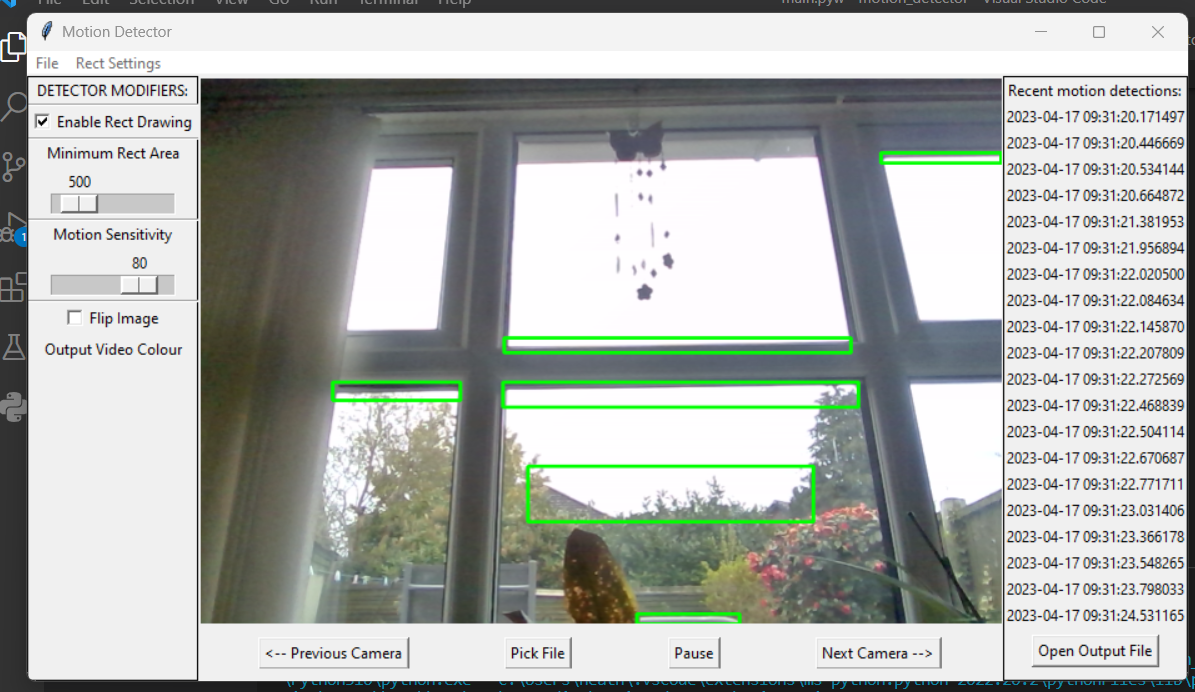
#> input picture Assets/Images/VersionImages/Version1.0.0.png, 1195 x 692 px
$ python -i controller.py   (imports and definitions only)
#> lines starting #> are read from the running program, lines starting #| are printed output that depends on the picture
# builtins
import datetime
from pathlib import Path
import time
import threading
import os
from tkinter import Tk
from tkinter import messagebox

# non builtins
# import playsound

try:
    import cv2
except ImportError:
    Tk().withdraw()
    messagebox.showerror(
        "Can't import cv2 module. Please install cv2 package. Program will exit"
    )

try:
    import numpy as np
except ImportError:
    Tk().withdraw()
    messagebox.showerror(
        "Can't import numpy module. Please install numpy package. Program will exit"
    )


# https://towardsdatascience.com/image-analysis-for-beginners-creating-a-motion-detector-with-opencv-4ca6faba4b42


class MotionDetector:
    def __init__(self):
        self.frame_count = 0
        self.prev_frame = None
        self.motion = []

    def motion_detector(
        self,
        frame,
        show_rect=True,
        contour_area=500,
        threshold=20,
        output="normal",
        color=(0, 255, 0),
    ):
        if output not in ["normal", "greyscale"]:
            return
        self.frame_count += 1
        # frame = np.array(frame)
        # frame = cv2.cvtColor(src=frame,code=cv2.COLOR_BGR2RGB)

        prepared_frame = cv2.cvtColor(frame, cv2.COLOR_BGR2GRAY)
        prepared_frame = cv2.GaussianBlur(src=prepared_frame, ksize=(5, 5), sigmaX=0)

        if self.prev_frame is None:
            self.prev_frame = prepared_frame
            return
        diff_frame = cv2.absdiff(src1=self.prev_frame, src2=prepared_frame)
        self.prev_frame = prepared_frame

        kernel = np.ones((5, 5))
        diff_frame = cv2.dilate(diff_frame, kernel, 1)

        thresh_frame = cv2.threshold(
            src=diff_frame, thresh=threshold, maxval=255, type=cv2.THRESH_BINARY
        )[1]

        contours, _ = cv2.findContours(
            image=thresh_frame,
            mode=cv2.RETR_EXTERNAL,
            method=cv2.CHAIN_APPROX_SIMPLE,
        )
        if output == "greyscale":
            frame = cv2.cvtColor(frame, cv2.COLOR_BGR2GRAY)
            # convert back to rgb so rect shown can be other colours
            frame = cv2.cvtColor(frame, cv2.COLOR_GRAY2RGB)
        else:
            frame = cv2.cvtColor(frame, cv2.COLOR_BGR2RGB)
        for contour in contours:
            if cv2.contourArea(contour) < int(contour_area):
                self.motion = []
                continue
            else:
                self.motion = str(
                    datetime.datetime.now().strftime("%d/%m/%Y, %H:%M:%S.%f")
                )[:-4]  # makes microseconds only 2 decimals
            if show_rect:
                # shows rect on camera
                (x, y, w, h) = cv2.boundingRect(contour)
                cv2.rectangle(
                    img=frame,
                    pt1=(x, y),
                    pt2=(x + w, y + h),
                    color=color,
                    thickness=2,
                )

        return frame


class Controller:
    # [105 lines left out: functions __init__, changed_source, create_camera, change_camera, check_camera_exists, detect_cameras, not called in this run]

    def get_webcam_frame(self):
        _, frame = self.camera.read()
        self._init_frame = frame

    # [68 lines left out: functions get_video_frame, get_blank_frame, start_video_processing, process_frame, not called in this run]

    def get_frame(self):
        return self.processed_frame

    def get_motion(self):
        return self.motion

    # [36 lines left out: functions update_motion, create_output_file, not called in this run]

    def update_output_file(self, motion):
        with open(self.output_file_name, "a") as f:
            f.write(str(motion) + "\n")

    # [11 lines left out: functions update_motion_thread_controller, process_frame_thread_controller, not called in this run]


# I DONT THINK THIS IS ACTUALLY USED - NEEDS TO BE CHECKED
class SettingChecks:
    def __init__(self) -> None:
        pass

    # [4 lines left out: function check_rect_area_10to5000, not called in this run]

>>> import cv2
>>> picture = cv2.imread('../Assets/Images/VersionImages/Version1.0.0.png')
#> picture is the input picture: shape (692, 1195, 3); mean B, G, R 173.6, 177.5, 173.9
>>> result = MotionDetector().motion_detector(picture)
#> in motion_detector, `prepared_frame = cv2.cvtColor(frame, cv2.COLOR_BGR2GRAY)`:
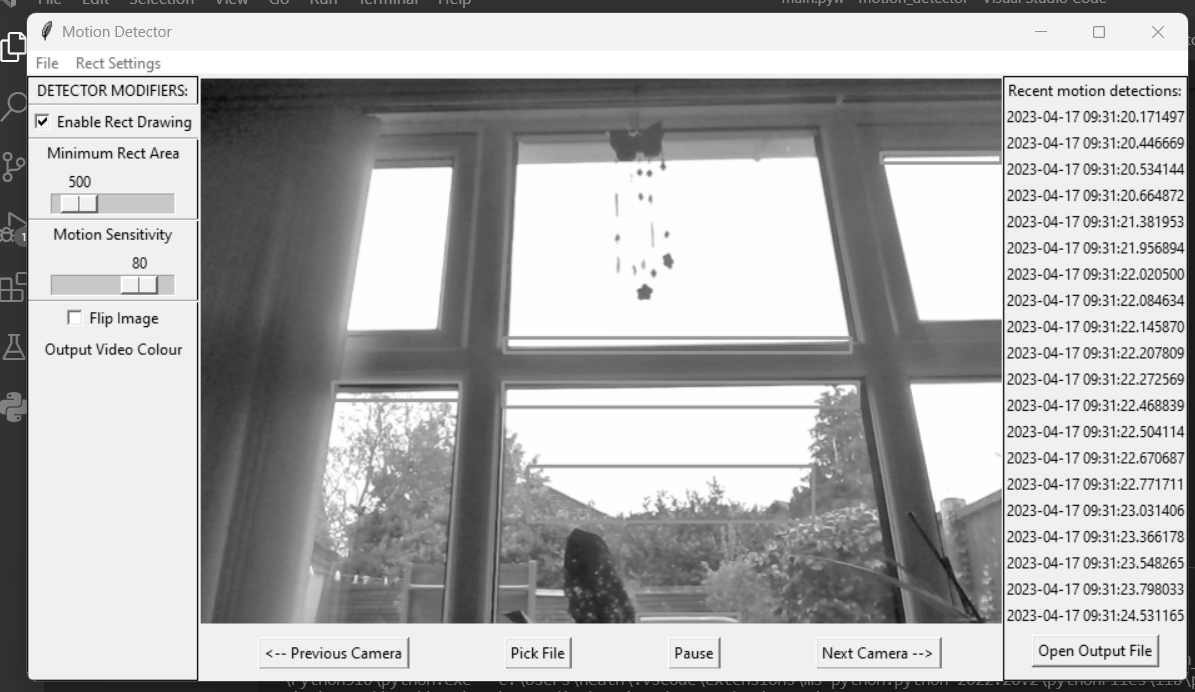
#> prepared_frame: shape (692, 1195); min 0, max 255, mean 176
